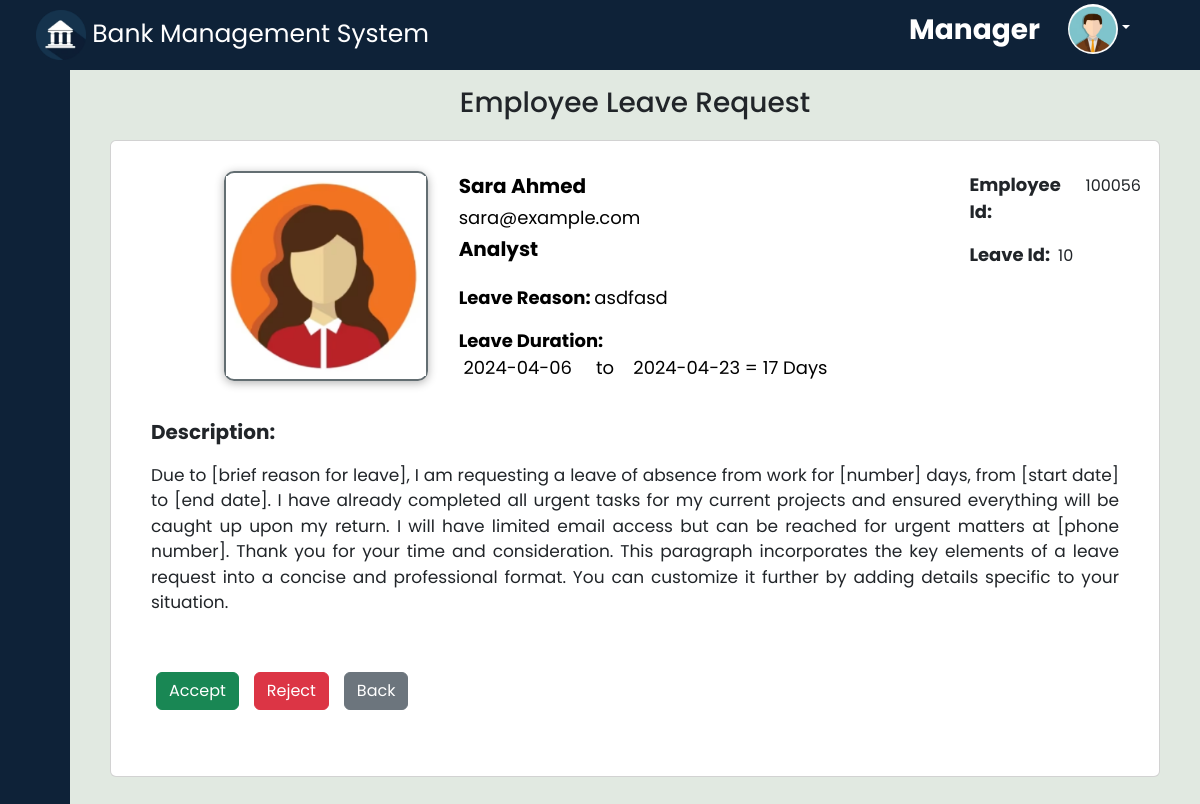
/manager/show_leave_request.php?id=10 (signed in), run on the app's committed database.
### tables this page shows
CREATE TABLE `employee_leave` (
  `leave_id` int(11) NOT NULL,
  `employee_id` int(11) DEFAULT NULL,
  `leave_reason` varchar(100) DEFAULT NULL,
  `description` text DEFAULT NULL,
  `status` varchar(11) DEFAULT NULL,
  `leave_from` date DEFAULT NULL,
  `leave_to` date DEFAULT NULL,
  `apply_date` date DEFAULT NULL,
  `acceptorreject_date` date DEFAULT NULL
);

CREATE TABLE `employee` (
  `employee_id` int(11) NOT NULL,
  `first_name` varchar(50) DEFAULT NULL,
  `last_name` varchar(50) DEFAULT NULL,
  `nid` varchar(30) DEFAULT NULL,
  `picture` text DEFAULT NULL,
  `phone` varchar(20) DEFAULT NULL,
  `email` varchar(255) DEFAULT NULL,
  `gender` varchar(10) DEFAULT NULL,
  `address` text DEFAULT NULL,
  `city` varchar(50) DEFAULT NULL,
  `state` varchar(50) DEFAULT NULL,
  `designation` varchar(50) DEFAULT NULL,
  `employee_type` int(11) NOT NULL,
  `salary` float DEFAULT NULL,
  `doj` date DEFAULT NULL,
  `dob` date DEFAULT NULL,
  `password` varchar(255) NOT NULL
);

### manager/show_leave_request.php (the view, shortened to what this page needs)
<!DOCTYPE html>
<html lang="en">
<head>
</head>
<?php
include "../database.php";
$leave_id = $_GET['id'];
$leave = mysqli_fetch_assoc(mysqli_query($con,"SELECT *
                                               FROM employee_leave
                                               INNER JOIN employee
                                               USING(employee_id)
                                               WHERE leave_id = '$leave_id'"));
?>
<body>
    <div>
        <?php include "manager_header.php" ?>
    </div>
    <div class="d-flex">
        <div>
            <?php include "manager_sidebar.php" ?>
        </div>
        <div class="main">
            <div style="width: 100%;">
                <h3 class="d-flex justify-content-center mt-3 mb-3">Employee Leave Request</h3>
                <div class="card">
                    <div class="d-flex">
                        <div class="pic_div">
                            <img class="pic" src="<?php
                                if($leave['picture']==NULL){
                                    if($leave['gender']=="Male"){
                                        echo "../logo/male_avatar.png";
                                    }
                                    else{
                                        echo "../logo/female_avatar.png";
                                    }
                                }
                                else{
                                    echo $leave['picture'];
                                }
                            ?>" alt="">
                        </div>
                        <div class="name_div">
                            <div>
                                <p style=" margin-bottom: 3px;"><?php echo $leave['first_name']." ".$leave['last_name'] ?></p>
                                <p style=" margin-bottom: 3px; font-weight: 400; font-size:18px"><?php echo $leave['email'] ?></p>
                                <p style="margin-bottom: 20px;"><?php echo $leave['designation'] ?></p>
                                <p style="font-size: 18px;">Leave Reason: <label style="font-weight: 400;"><?php echo $leave['leave_reason'] ?></label></p>
                                <p style="font-size: 18px;">Leave Duration: <label style="font-weight: 400;"> &nbsp;<?php echo $leave['leave_from'] ?> &nbsp; &nbsp; to &nbsp;&nbsp; <?php echo $leave['leave_to'] ?> = <?php
                                                                                                                                                                                            $start = strtotime($leave['leave_from']);
                                                                                                                                                                                            $end = strtotime($leave['leave_to']);
                                                                                                                                                                                            $day = ceil(abs($end - $start) / 86400);
                                                                                                                                                                                            echo $day;
                                                                                                                                                                                              ?> Days</label></p>
                            </div>
                        </div>
                        <div class="id">
                            <div class="d-flex">
                            <p>Employee Id: </p>
                            <label><?php echo $leave['employee_id']?></label>
                            </div>
                            <div class="d-flex">
                            <p>Leave Id: </p>
                            <label><?php echo $leave['leave_id']?></label>
                            </div>
                        </div>
                    </div>
                    <div class="des_div">
                        <p class="des">Description:</p>
                        <p class="des2"><?php echo $leave['description'] ?></p>
                    </div>
                    <div class="btn_div d-flex">
                        <form action="" method="post">
                            <div class="d-flex">
                                <p onclick="return accept()"><input class="btn btn-success" type="submit" value="Accept" name="accept" id=""></p>
                                <p onclick="return reject()"> <input class="btn btn-danger" type="submit" value="Reject" name="reject" id=""></p>
                            </div>
                        </form>
                        <a style="margin-left: 15px;" href="leave_request.php"><button class="btn btn-secondary">Back</button></a>
                    </div>
                </div>
            </div>
        </div>
    </div>
</body>
</html>

### manager/show_leave_request.php (style rules this page uses)
.main { background-color: #e1e9e1; display: flex; justify-content: center; }
.pic_div { border: 2px double #636e72; height: 210px; width: 210px; display: flex; justify-content: center; align-items: center; box-shadow: 0 2px 10px rgba(0, 0, 0, 0.3); margin-left: 10%; border-radius: 10px; }
.pic { height: 200px; width: 200px; }
.name_div { margin-left: 3%; }
.name_div p { color: black; font-size: 20px; font-weight: bold; }
.card { margin: 20px 40px; padding: 30px 10px; }
.des_div { padding: 20px 30px; }
.des { font-size: 20px; font-weight: bold; }
.des2 { text-align: justify; font-size: 17px; }
.btn_div { margin: 20px 20px; }
.btn_div input { margin-left: 15px; }
.id { margin-left: 20px; }
.id p { font-size: 18px; font-weight: bold; }
.id label { font-size: 16px; margin: 3px 8px; }

### manager/manager_header.php (style rules this page uses)
* { margin: 0; padding: 0; box-sizing: border-box; font-family: 'Poppins', sans-serif; }

### manager/manager_sidebar.php (style rules this page uses)
a { text-decoration: none; }
body { font-family: 'Poppins', sans-serif; }
.main { height: 100vh; overflow: scroll; width: 100%; }

### data on the page
employee_leave: employee.first_name "Sara", employee.last_name "Ahmed", employee.email "sara@example.com", employee.designation "Analyst", leave_reason "asdfasd", leave_from "2024-04-06", leave_to "2024-04-23", day "17", employee "100056", leave_id "10", description "Due to [brief reason for leave], I am requesting a leave of absence from work for [number] days, from [start date] to [end date]. I have already completed all urgent tasks for my current projects and ensured everything will be caught up upon my return. I will have limited email access but can be reached for urgent matters at [phone number]. Thank you for your time and consideration. This paragraph incorporates the key elements of a leave request into a concise and professional format. You can customize it further by adding details specific to your situation."
